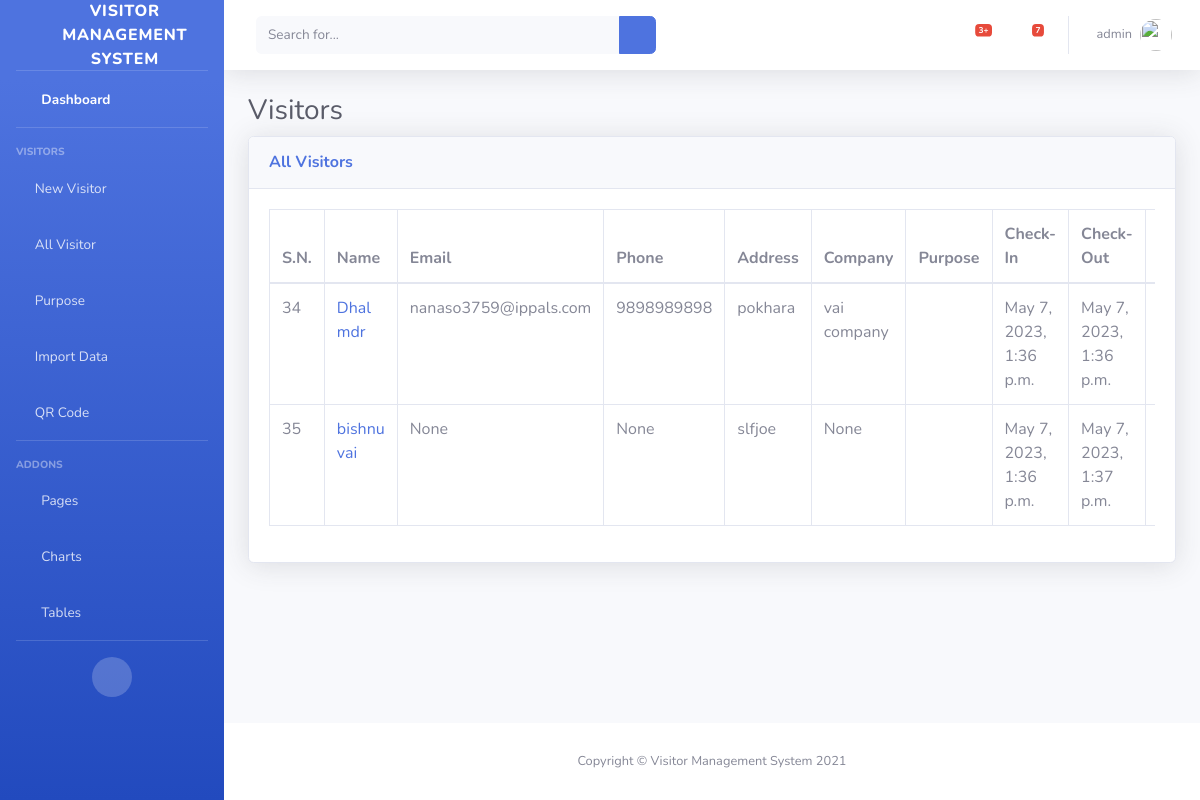
Page /visitor/ (signed in) on the earlier database version.
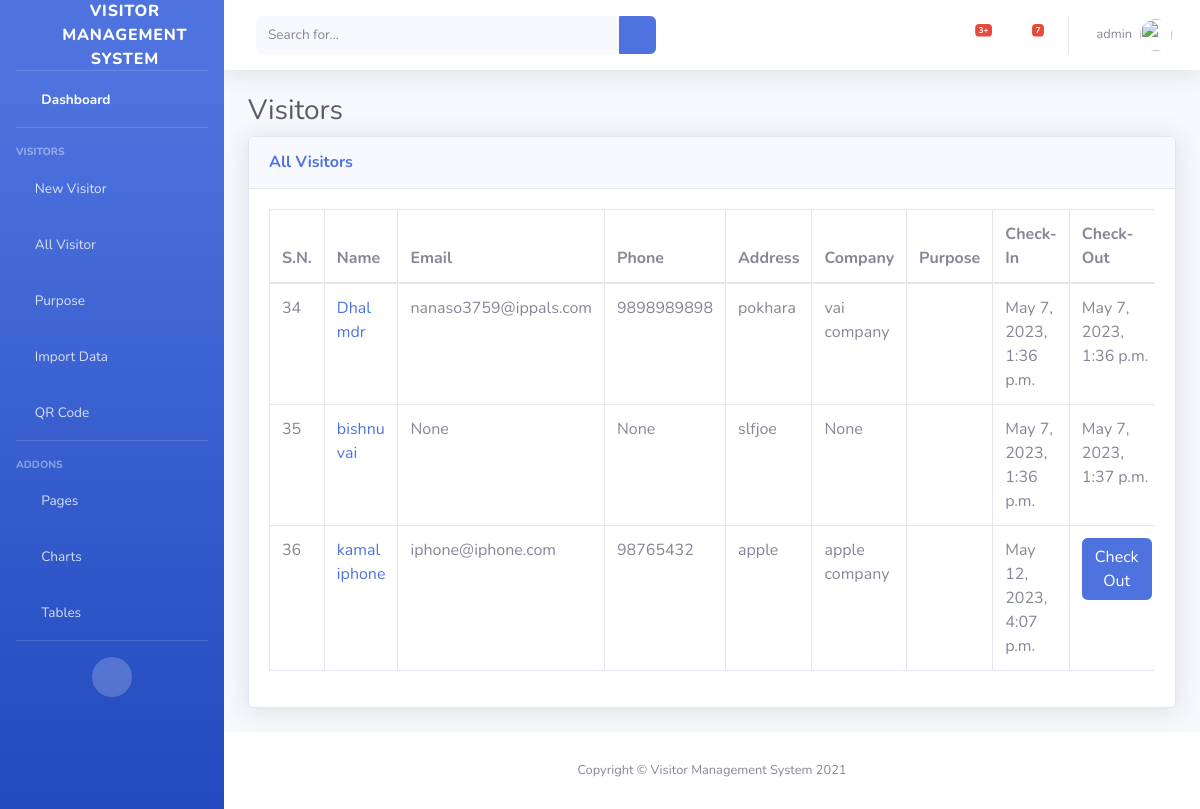
Same page on the later database version.
### visitors/models.py (models this page shows)
class Visitor(models.Model):
    first_name = models.CharField(max_length=50)
    last_name = models.CharField(max_length=50)
    email = models.EmailField(blank=True, null=True)
    phone = models.CharField(max_length=20, blank=True, null=True)
    address = models.CharField(max_length=100)
    company = models.CharField(max_length=50, blank=True, null=True)
    purpose = models.ForeignKey(Purpose, on_delete=models.CASCADE)
    check_in = models.DateTimeField(blank=True, null=True, auto_now_add=True)
    check_out = models.DateTimeField(blank=True, null=True)
    host = models.CharField(max_length=100,blank=True, null=True)

### visitors/views.py (the view)
# urls.py: path("visitor/",views.visitor, name='visitor'),
@login_required
def visitor(request):
    visitors = Visitor.objects.all()
    template = loader.get_template('visitor.html')
    context = {
        'visitors' : visitors,
    }
    return HttpResponse(template.render(context, request))

### visitors/templates/visitor.html (shortened to what this page needs)
{% extends 'index.html' %}
{%block content%}
    <div class="container-fluid">
      <h1 class="h3 mb-2 text-gray-800">Visitors</h1>
      <div class="card shadow mb-4">
          <div class="card-header py-3">
              <h6 class="m-0 font-weight-bold text-primary">All Visitors</h6>
          </div>
          <div class="card-body">
              <div class="table-responsive">
                  <table class="table table-bordered" id="dataTable" width="100%" cellspacing="0">
                      <thead>
                          <tr>
                            <th>S.N.</th>
                            <th>Name</th>
                            <th>Email</th>
                            <th>Phone</th>
                            <th>Address</th>
                            <th>Company</th>
                            <th>Purpose</th>
                            <th>Check-In</th>
                            <th>Check-Out</th>
                            <th>Host</th>
                          </tr>
                      </thead>
                      <tbody>
                        {% for visitor in visitors %}
                        <tr>
                          <td>{{visitor.id}}</td>
                          <td><a href="details/{{visitor.id}}">{{ visitor.first_name }} {{ visitor.last_name }}</a></td>
                          <td>{{ visitor.email }}</td>
                          <td>{{ visitor.phone }}</td>
                          <td>{{ visitor.address }}</td>
                          <td>{{ visitor.company }}</td>
                          <td>{{ visitor.purpose }}</td>
                          <td>{{ visitor.check_in }}</td>
                          <td>
                            {% if visitor.check_out %}
                            {{ visitor.check_out }}
                            {% else %}
                            <form action="{% url 'checkout' pk=visitor.id %}" method="post">
                              <button type="submit" class="btn btn-primary">Check Out</button>
                            </form>
                            {% endif %}
                          </td>
                          <td>{{ visitor.host }}</td>
                        </tr>
                      {% endfor %}
                      </tbody>
                  </table>
              </div>
          </div>
      </div>
  </div>
    {%block pagecontent%}
    {% load static %}
    {%endblock%}
  {%endblock%}

Differences in the rows shown:
added Visitor: id "36", first_name "kamal", last_name "iphone", email "iphone@iphone.com", phone "98765432", address "apple", company "apple company", check_in "May 12, 2023, 4:07 p.m.", shows "Check Out"
